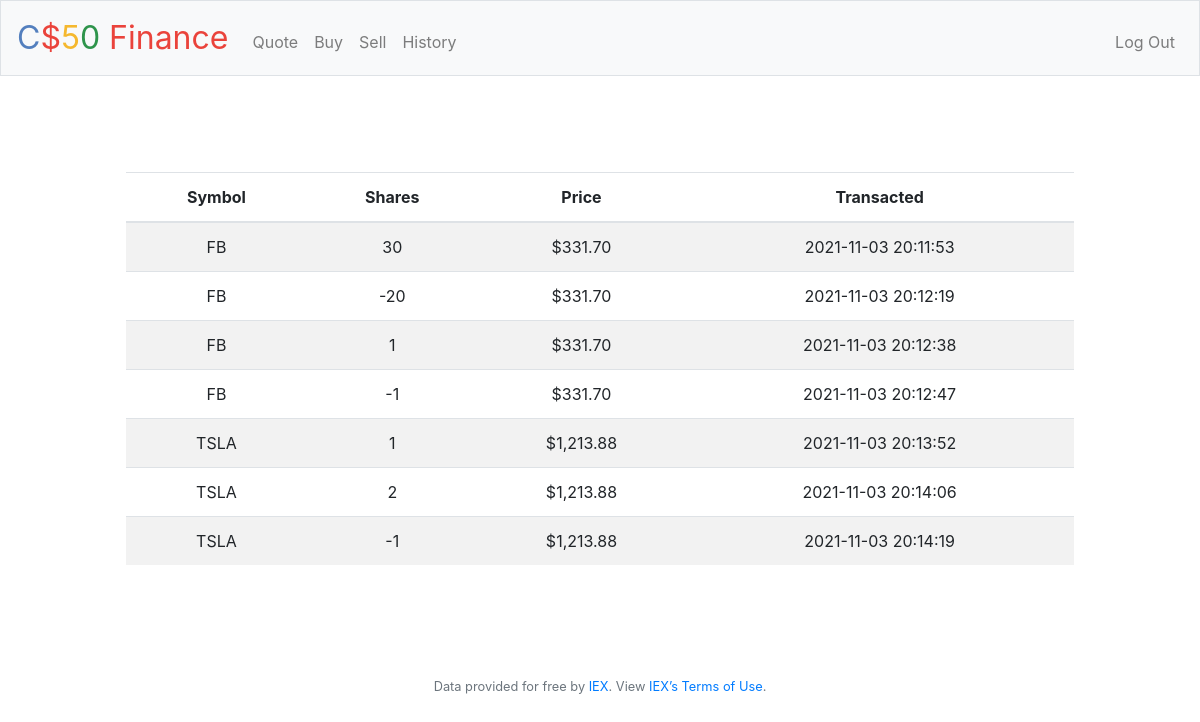
Screenshot of /history (signed in) with the database file from the repository.
### tables this page shows
CREATE TABLE history (
history_id INTEGER,
stock_name TEXT NOT NULL,
quantity INTEGER,
price NUMERIC NOT NULL,
timestamp TIMESTAMP,
user_id INTEGER NOT NULL,
PRIMARY KEY(history_id),
FOREIGN KEY(user_id) REFERENCES users(id)
);

### application.py (the view)
@app.route("/history")
@login_required
def history():
    history = db.execute("SELECT * FROM history WHERE user_id = ? ORDER BY timestamp", session["user_id"])
    return render_template("history.html", history=history)

### application.py (called while the page is built)
@app.after_request
def after_request(response):
    response.headers["Cache-Control"] = "no-cache, no-store, must-revalidate"
    response.headers["Expires"] = 0
    response.headers["Pragma"] = "no-cache"
    return response

### helpers.py (called while the page is built)
def login_required(f):
    @wraps(f)
    def decorated_function(*args, **kwargs):
        if session.get("user_id") is None:
            return redirect("/login")
        return f(*args, **kwargs)
    return decorated_function

def usd(value):
    return f"${value:,.2f}"

### templates/history.html (shortened to what this page needs)
{% extends "layout.html" %}
{% block main %}
    <div class="container p-5">
    <table class="table table-striped">
        <thead>
            <tr>
                <th>Symbol</th>
                <th>Shares</th>
                <th>Price</th>
                <th>Transacted</th>
            </tr>
        </thead>
        <tbody>
            {% for stock in history %}
            <tr>
                <td> {{ stock.stock_name }} </td>
                <td> {{ stock.quantity }} </td>
                <td> {{ stock.price | usd}} </td>
                <td> {{ stock.timestamp }} </td>
            </tr>
            {% endfor %}
        </tbody>
    </table>
    </div>
{% endblock %}

### rows the page displays
history: stock_name "FB", quantity "30", price "$331.70", timestamp "2021-11-03 20:11:53"
history: stock_name "FB", quantity "-20", price "$331.70", timestamp "2021-11-03 20:12:19"
history: stock_name "FB", quantity "1", price "$331.70", timestamp "2021-11-03 20:12:38"
history: stock_name "FB", quantity "-1", price "$331.70", timestamp "2021-11-03 20:12:47"
history: stock_name "TSLA", quantity "1", price "$1,213.88", timestamp "2021-11-03 20:13:52"
history: stock_name "TSLA", quantity "2", price "$1,213.88", timestamp "2021-11-03 20:14:06"
history: stock_name "TSLA", quantity "-1", price "$1,213.88", timestamp "2021-11-03 20:14:19"
